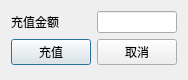
<?xml version="1.0" encoding="UTF-8"?>
<ui version="4.0">
 <class>moneycase</class>
 <widget class="QDialog" name="moneycase">
  <property name="geometry">
   <rect>
    <x>0</x>
    <y>0</y>
    <width>179</width>
    <height>80</height>
   </rect>
  </property>
  <property name="windowTitle">
   <string>充值</string>
  </property>
  <layout class="QFormLayout" name="formLayout">
   <item row="0" column="0">
    <widget class="QLabel" name="label">
     <property name="text">
      <string>充值金额</string>
     </property>
    </widget>
   </item>
   <item row="0" column="1">
    <widget class="QLineEdit" name="lineEdit"/>
   </item>
   <item row="1" column="0">
    <widget class="QPushButton" name="pushButton_2">
     <property name="text">
      <string>充值</string>
     </property>
    </widget>
   </item>
   <item row="1" column="1">
    <widget class="QPushButton" name="pushButton">
     <property name="text">
      <string>取消</string>
     </property>
    </widget>
   </item>
  </layout>
 </widget>
 <resources/>
 <connections/>
</ui>
